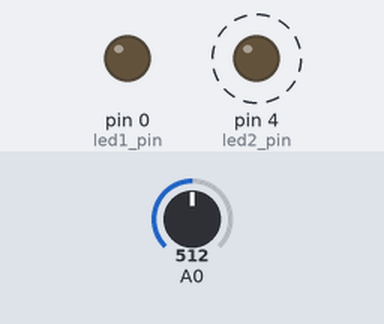
The sketch below on a simulated Arduino Uno, built with avr-gcc and run on an emulated ATmega328P. Shown: output pins drawn as LEDs (lit = HIGH). Dashed ring = blinking. The test bench sets the inputs (shaded band); at power-on: A0 = 512.

Above: at 1.2 s.
1.3 s: A0 set to 0
At 3.7 s:
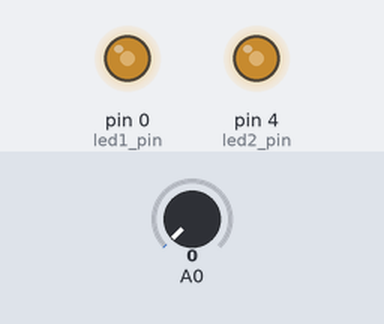
4.3 s: A0 set to 122
At 6.84 s:
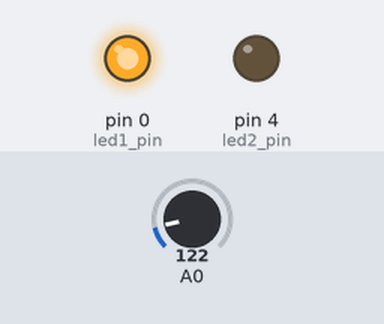
7.3 s: A0 set to 0
Timing chart, 0 to 16.3 s (numbered marks = the images above; inputs shaded):
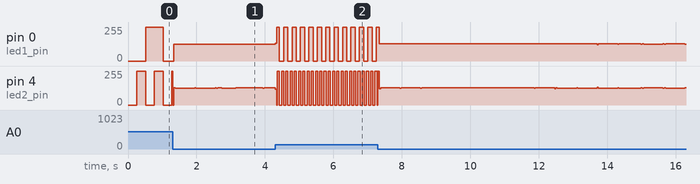

The sketch:

class1_-_3_two_LEDs.ino
```cpp
int led1_pin =  0;                // The pin for LED1
int led1_state = LOW;             // The state of LED1

int led2_pin =  4;                // The LED2 pin
int led2_state = 0;             // The LED2 state

unsigned long  previous_time1 = 0;  // will store the last time LED1 was updated
unsigned long  previous_time2 = 0;  // will store the last time LED2 was updated

unsigned long current_time;

unsigned long interval1;                //the interval that LED1 will change
unsigned long interval2;                //the interval that LED2 will change

int pot1_value; //store the reading from the potentiomeer aka knob


void setup() {
  // set both LED pins as output:
  pinMode(led1_pin, OUTPUT);
  pinMode(led2_pin, OUTPUT);

}

void loop()
{

  pot1_value = analogRead(A0); //returns 0 to 1023;
  interval1 = pot1_value;
  interval2 = pot1_value / 2;

  current_time = millis(); //call the function millis() to get the time in milliseconds that hve ellapsed since the device started

  if (current_time - previous_time1 > interval1) { //has "interval1" amount of time past since we last executed this code?
    previous_time1 = current_time;

    // if the LED is off turn it on and vice versa:
    if (led1_state == LOW)
      led1_state = HIGH;
    else
      led1_state = LOW;

    digitalWrite(led1_pin, led1_state);   // Write the value "led1_state" to "led1_pin.
  }


  if (current_time - previous_time2 > interval2) { //has "interval2" amount of time past since we last executed this code?
    previous_time2 = current_time;

    // if  LED2 is off turn it on and vice versa:
    if (led2_state == 0)
      led2_state = 1;
    else
      led2_state = 0;

    digitalWrite(led2_pin, led2_state);   // Write the value "led2_state" to "led2_pin.

  }

}
```

Measured:
- after the input at 4.3 s, pin 0 (led1_pin): 127/255 → 135/255 at once, then moves between 0/255 and 255/255, repeating every 0.25 s
